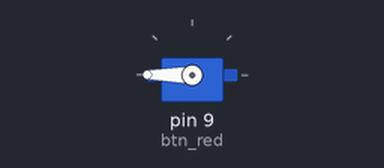
Bench run of a sketch on a simulated Arduino Uno, built with avr-gcc and run on an emulated ATmega328P. Shown: servo.

Above: at 0.05 s.
Timing chart, 0 to 4.6 s (numbered marks = the images above):
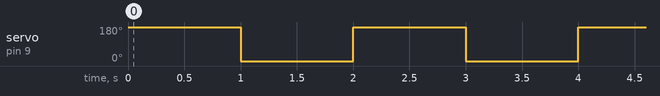

Measured:
- by itself, servo on pin 9 (btn_red): alternates 180° for 1.0 s and 0° for 1.0 s

The sketch:

Servo.ino
```cpp
#include <Servo.h>
Servo myServo;

int Sdelay = 1000;
int Smax = 180;
int Smin = 0;

void setup() {
 myServo.attach(9);
}

void loop() {
  myServo.write(Smax);
  delay(Sdelay);

  myServo.write(Smin);
  delay(Sdelay);
}
```

holdled.cpp
```cpp
#include <Arduino.h>

#define BLUE 3
#define GREEN 5
#define RED 6

#define btn_red 9
#define btn_blue 10
#define btn_green 11
#define btn_off 8
#define btn_randam 2

#define delayTime 10

void setup()
{
  pinMode(RED, OUTPUT);
  pinMode(GREEN, OUTPUT);
  pinMode(BLUE, OUTPUT);

  pinMode(btn_red, INPUT_PULLUP);
  pinMode(btn_blue, INPUT_PULLUP);
  pinMode(btn_green, INPUT_PULLUP);
  pinMode(btn_off, INPUT_PULLUP);
  pinMode(btn_randam, INPUT_PULLUP);

  digitalWrite(RED, LOW);
  digitalWrite(GREEN, LOW);
  digitalWrite(BLUE, LOW);
}

void loop()
{
  if(digitalRead(btn_red) == LOW)
  {
    digitalWrite(BLUE, LOW);
    digitalWrite(GREEN, LOW);
    digitalWrite(RED, HIGH);
  }
  else
  {
    digitalWrite(RED, LOW);
    digitalWrite(GREEN, LOW);
    digitalWrite(BLUE, LOW);
  }

  if(digitalRead(btn_blue) == LOW)
  {
    digitalWrite(RED, LOW);
    digitalWrite(GREEN, LOW);
    digitalWrite(BLUE, HIGH);
  }
  else
  {
    digitalWrite(RED, LOW);
    digitalWrite(GREEN, LOW);
    digitalWrite(BLUE, LOW);
  }

  if(digitalRead(btn_green) == LOW)
  {
    digitalWrite(RED, LOW);
    digitalWrite(BLUE, LOW);
    digitalWrite(GREEN, HIGH);
  }
  else
  {
    digitalWrite(RED, LOW);
    digitalWrite(GREEN, LOW);
    digitalWrite(BLUE, LOW);
  }
}
```

rgb.cpp
```cpp
#include <Arduino.h>

#define BLUE 3
#define GREEN 5
#define RED 6

#define delayTime 10

void setup()
{
  pinMode(RED, OUTPUT);
  pinMode(GREEN, OUTPUT);
  pinMode(BLUE, OUTPUT);

  digitalWrite(RED, LOW);
  digitalWrite(GREEN, LOW);
  digitalWrite(BLUE, LOW);
}

void loop()
{
  for (int i = 0; i < 255; i++)
  {
    analogWrite(RED, 255);
    analogWrite(GREEN, 0);
    analogWrite(BLUE, 0);
    delay(delayTime);
  }

  for (int i = 0; i < 255; i++)
  {
    analogWrite(RED, 0);
    analogWrite(GREEN, 255);
    analogWrite(BLUE, 0);
    delay(delayTime);
  }

  for (int i = 0; i < 255; i++)
  {
    analogWrite(RED, 0);
    analogWrite(GREEN, 0);
    analogWrite(BLUE, 255);
    delay(delayTime);
  }
}
```
